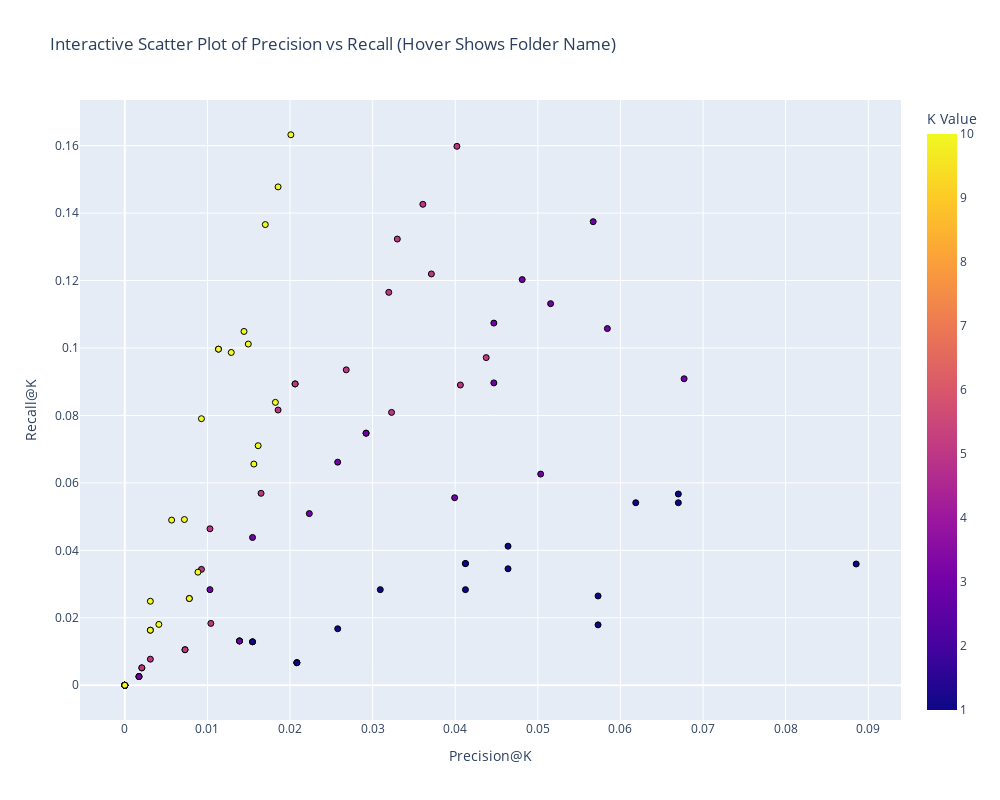

The cell this chart's notebook holds for it:
### Code cell
import plotly.express as px
import pandas as pd
import os

def plot_evaluation_results_from_df(df):
    """ Plots an interactive scatter plot of Precision@K vs Recall@K with folder names as hover labels. """
    fig = px.scatter(
        df, x="Precision@K", y="Recall@K",
        color="k",  # Color by K value
        # text="folder",  # Show folder name on hover
        title="Interactive Scatter Plot of Precision vs Recall (Hover Shows Folder Name)",
        labels={"k": "K Value"},
        hover_data={"folder": True, "k": True},  # Ensure hover shows folder & k
        
    )

    fig.update_traces(marker=dict(
        line=dict(width=1, color='Black')
    ))

    fig.update_layout(
        width=1000,  # Set the width of the figure
        height=800,  # Set the height of the figure
    )
    
    fig.show()  # Display interactive plot

plot_evaluation_results_from_df(recursive_results)

### Figure 1 — Plotly figure (JSON) as saved in the notebook; plotly's stock layout.template omitted (floating-point values rounded to 4 significant figures; data arrays with more than 128 entries replaced by an {"elided": "..."} marker saying what was removed)
{"data": [{"customdata": {"elided": "96x2 mixed values"}, "hovertemplate": "Precision@K=%{x}<br>Recall@K=%{y}<br>folder=%{customdata[0]}<br>K Value=%{marker.color}<extra></extra>", "legendgroup": "", "marker": {"color": [5, 5, 5, 5, 5, 5, 5, 5, 1, 1, 1, 1, 3, 3, 3, 3, 3, 3, 3, 3, 10, 10, 10, 10, 5, 5, 5, 5, 5, 5, 5, 5, 10, 10, 10, 10, 3, 3, 3, 3, 3, 3, 3, 3, 1, 1, 1, 1, 1, 1, 1, 1, 1, 1, 1, 1, 5, 5, 5, 5, 3, 3, 3, 3, 10, 10, 10, 10, 3, 3, 3, 3, 10, 10, 10, 10, 1, 1, 1, 1, 1, 1, 1, 1, 10, 10, 10, 10, 5, 5, 5, 5, 10, 10, 10, 10], "coloraxis": "coloraxis", "line": {"color": "Black", "width": 1}, "symbol": "circle"}, "mode": "markers", "name": "", "orientation": "v", "showlegend": false, "type": "scatter", "x": [0, 0.02062, 0.002062, 0.007292, 0.01649, 0.04021, 0.03196, 0.04375, 0, 0.04124, 0, 0.02083, 0, 0.02921, 0.001718, 0.01389, 0.02234, 0.0567, 0.05155, 0.06771, 0, 0.01134, 0.003093, 0.007812, 0.009278, 0.03608, 0.03711, 0.03229, 0.03299, 0.0268, 0.01031, 0.04063, 0.01701, 0.01289, 0.00567, 0.01823, 0.01031, 0.04467, 0.05842, 0.03993, 0.04811, 0.04467, 0.01546, 0.05035, 0, 0.03093, 0, 0.02083, 0, 0.04124, 0, 0.02083, 0.02577, 0.06701, 0.04639, 0.08854, 0, 0.02062, 0.002062, 0.007292, 0, 0.02921, 0.001718, 0.01389, 0.007216, 0.01856, 0.01443, 0.01562, 0, 0.02577, 0.001718, 0.01389, 0.003093, 0.0201, 0.01495, 0.01615, 0.01546, 0.06701, 0.04639, 0.05729, 0.06186, 0.04124, 0.01546, 0.05729, 0, 0.009278, 0.004124, 0.008854, 0, 0.01856, 0.003093, 0.01042, 0, 0.01134, 0.003093, 0.007812], "xaxis": "x", "y": [0, 0.08935, 0.005155, 0.01053, 0.05692, 0.1598, 0.1165, 0.09715, 0, 0.03608, 0, 0.006684, 0, 0.07474, 0.002577, 0.01313, 0.0509, 0.1375, 0.1131, 0.09087, 0, 0.09966, 0.01632, 0.02572, 0.03436, 0.1426, 0.122, 0.0809, 0.1323, 0.09352, 0.04639, 0.08903, 0.1366, 0.09867, 0.04897, 0.08388, 0.02835, 0.1074, 0.1058, 0.05561, 0.1203, 0.08965, 0.04381, 0.06261, 0, 0.02835, 0, 0.006684, 0, 0.03608, 0, 0.006684, 0.01675, 0.05412, 0.04124, 0.03596, 0, 0.08935, 0.005155, 0.01053, 0, 0.07474, 0.002577, 0.01313, 0.04914, 0.1478, 0.1049, 0.06559, 0, 0.06615, 0.002577, 0.01313, 0.02491, 0.1632, 0.1012, 0.07103, 0.01289, 0.0567, 0.03454, 0.02648, 0.05412, 0.02835, 0.01289, 0.01791, 0, 0.07904, 0.01804, 0.03353, 0, 0.08162, 0.007732, 0.01834, 0, 0.09966, 0.01632, 0.02572], "yaxis": "y"}], "layout": {"coloraxis": {"colorbar": {"title": {"text": "K Value"}}, "colorscale": [[0, "#0d0887"], [0.1111, "#46039f"], [0.2222, "#7201a8"], [0.3333, "#9c179e"], [0.4444, "#bd3786"], [0.5556, "#d8576b"], [0.6667, "#ed7953"], [0.7778, "#fb9f3a"], [0.8889, "#fdca26"], [1, "#f0f921"]]}, "height": 800, "legend": {"tracegroupgap": 0}, "title": {"text": "Interactive Scatter Plot of Precision vs Recall (Hover Shows Folder Name)"}, "width": 1000, "xaxis": {"anchor": "y", "domain": [0, 1], "title": {"text": "Precision@K"}}, "yaxis": {"anchor": "x", "domain": [0, 1], "title": {"text": "Recall@K"}}}}
